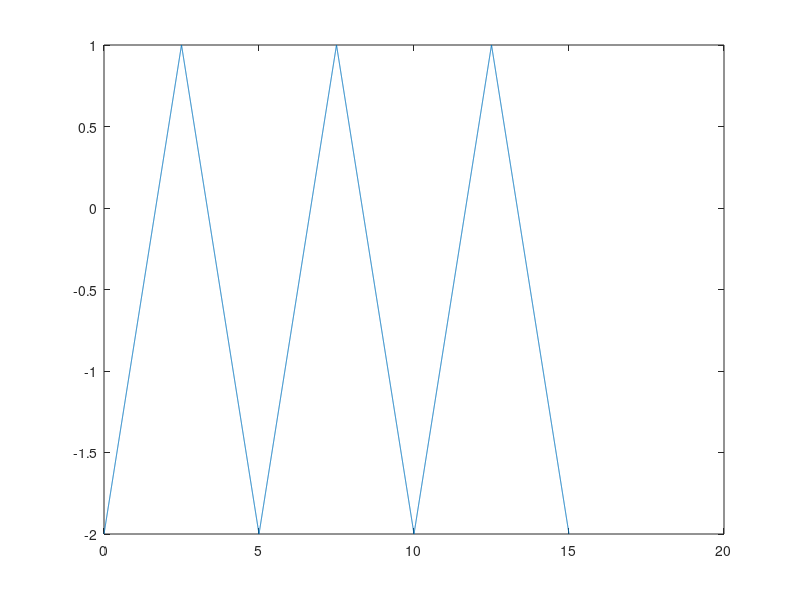
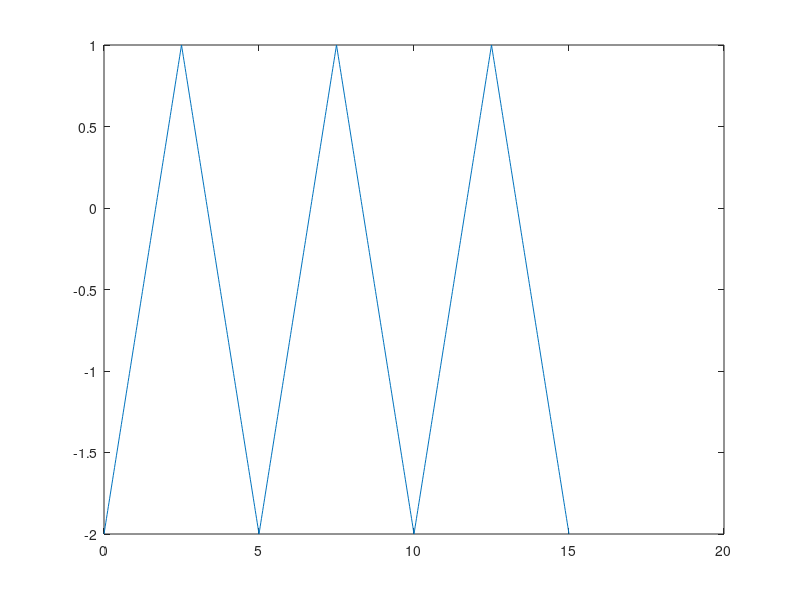
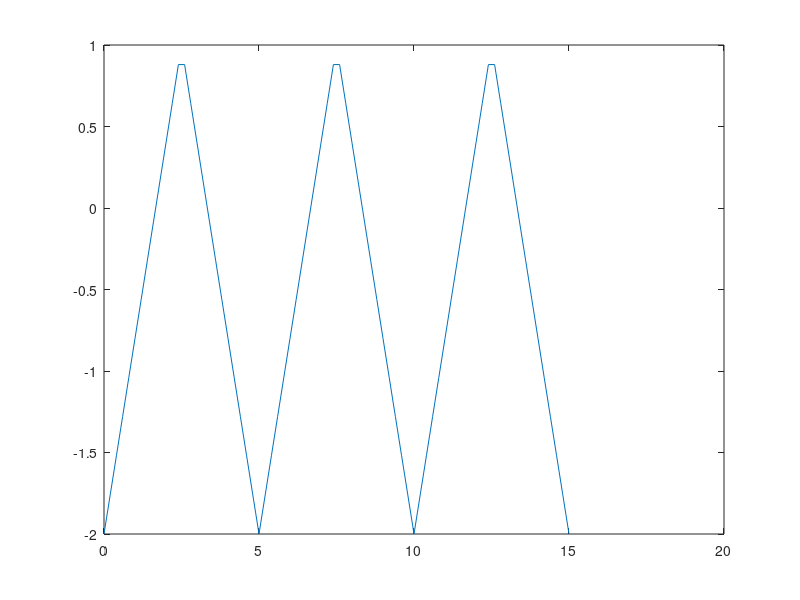

MATLAB code for these plots, in order:
t1=0:0.002:15; % rezolutia temporara 1
t2=0:0.02:15; % rezolutia temporara 2
t3=0:0.2:15; % rezolutia temporara 3
T=5;
E1=1;
E2=-2;
E=(abs(E1)+abs(E2))/2; % am folosit acest algoritm pentru a delimita semnalul intre (-1.5,1.5) dupa care vom scadea 0.5 pentru a cobori semnalul intre valorile (-2,1)
F=1/T;
P=1; % panta pozitiva
w0=2*pi*F;
x1=-0.5+E*sawtooth(w0*t1,0.5); 
x2=-0.5+E*sawtooth(w0*t2,0.5);
x3=-0.5+E*sawtooth(w0*t3,0.5);
figure(1)
plot(t1,x1)
figure(2)
plot(t2,x2)
figure(3)
plot(t3,x3)
% am folosit functia "sawtooth(t,width)" cu width=0.5 pentru ca semnalul sa
% fie simetric
